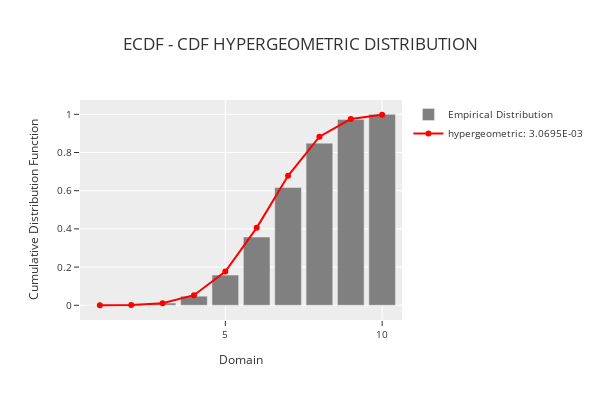

Notebook code cell kept with this figure:
### Code cell
phitter_disc.plot_ecdf_distribution("hypergeometric")

### Figure 1 — Plotly figure (JSON) as saved in the notebook; plotly's stock layout.template omitted (floating-point values rounded to 4 significant figures)
{"data": [{"marker": {"color": "rgba(128,128,128,1)"}, "name": "Empirical Distribution", "showlegend": true, "type": "bar", "x": [1, 2, 3, 4, 5, 6, 7, 8, 9, 10], "y": [0.0001, 0.0023, 0.0117, 0.0476, 0.1582, 0.3575, 0.6165, 0.8489, 0.9725, 1]}, {"line": {"color": "rgba(255,0,0,1)", "width": 2}, "mode": "lines+markers", "name": "hypergeometric: 3.0695E-03", "type": "scatter", "x": [1, 2, 3, 4, 5, 6, 7, 8, 9, 10], "y": [7.869e-05, 0.001229, 0.01032, 0.05277, 0.1762, 0.4054, 0.6782, 0.8829, 0.9752, 0.9977]}], "layout": {"bargap": 0.15, "height": 400, "legend": {"font": {"size": 10}, "orientation": "v", "title": {}, "xanchor": "left", "y": 1, "yanchor": "auto"}, "title": {"text": "ECDF - CDF HYPERGEOMETRIC DISTRIBUTION"}, "width": 600, "xaxis": {"tickfont": {"size": 10}, "title": {"font": {"size": 12}, "text": "Domain"}}, "yaxis": {"tickfont": {"size": 10}, "title": {"font": {"size": 12}, "text": "Cumulative Distribution Function"}}}}
